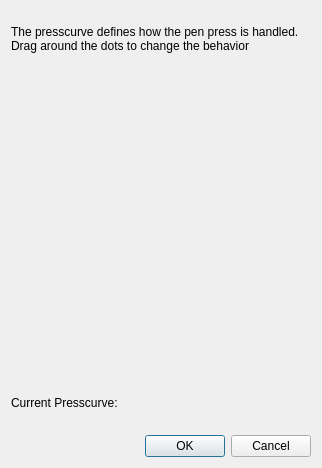
<?xml version="1.0" encoding="UTF-8"?>
<ui version="4.0">
 <class>PressureCurveDialog</class>
 <widget class="QDialog" name="PressureCurveDialog">
  <property name="windowModality">
   <enum>Qt::NonModal</enum>
  </property>
  <property name="geometry">
   <rect>
    <x>0</x>
    <y>0</y>
    <width>308</width>
    <height>468</height>
   </rect>
  </property>
  <property name="sizePolicy">
   <sizepolicy hsizetype="Preferred" vsizetype="Preferred">
    <horstretch>0</horstretch>
    <verstretch>0</verstretch>
   </sizepolicy>
  </property>
  <property name="windowTitle">
   <string>Press Curve Settings</string>
  </property>
  <property name="locale">
   <locale language="English" country="UnitedKingdom"/>
  </property>
  <property name="sizeGripEnabled">
   <bool>false</bool>
  </property>
  <layout class="QVBoxLayout" name="verticalLayout">
   <property name="spacing">
    <number>5</number>
   </property>
   <item>
    <widget class="QLabel" name="explaining_Label">
     <property name="text">
      <string>The presscurve defines how the pen press is handled.
Drag around the dots to change the behavior</string>
     </property>
     <property name="scaledContents">
      <bool>false</bool>
     </property>
     <property name="wordWrap">
      <bool>true</bool>
     </property>
    </widget>
   </item>
   <item>
    <widget class="Wacom::PressureCurveWidget" name="pc_Widget" native="true">
     <property name="sizePolicy">
      <sizepolicy hsizetype="Fixed" vsizetype="Fixed">
       <horstretch>0</horstretch>
       <verstretch>0</verstretch>
      </sizepolicy>
     </property>
     <property name="minimumSize">
      <size>
       <width>300</width>
       <height>300</height>
      </size>
     </property>
     <property name="maximumSize">
      <size>
       <width>300</width>
       <height>300</height>
      </size>
     </property>
    </widget>
   </item>
   <item>
    <layout class="QHBoxLayout" name="horizontalLayout">
     <item>
      <widget class="QLabel" name="pc_Label">
       <property name="text">
        <string>Current Presscurve:</string>
       </property>
      </widget>
     </item>
     <item>
      <widget class="QLabel" name="pc_Values">
       <property name="text">
        <string/>
       </property>
      </widget>
     </item>
     <item>
      <spacer name="horizontalSpacer">
       <property name="orientation">
        <enum>Qt::Horizontal</enum>
       </property>
       <property name="sizeHint" stdset="0">
        <size>
         <width>40</width>
         <height>20</height>
        </size>
       </property>
      </spacer>
     </item>
    </layout>
   </item>
   <item>
    <widget class="QDialogButtonBox" name="buttonBox">
     <property name="standardButtons">
      <set>QDialogButtonBox::Cancel|QDialogButtonBox::Ok</set>
     </property>
    </widget>
   </item>
  </layout>
 </widget>
 <customwidgets>
  <customwidget>
   <class>Wacom::PressureCurveWidget</class>
   <extends>QWidget</extends>
   <header>presscurve.h</header>
   <container>1</container>
  </customwidget>
 </customwidgets>
 <resources/>
 <connections>
  <connection>
   <sender>buttonBox</sender>
   <signal>rejected()</signal>
   <receiver>PressureCurveDialog</receiver>
   <slot>reject()</slot>
   <hints>
    <hint type="sourcelabel">
     <x>236</x>
     <y>453</y>
    </hint>
    <hint type="destinationlabel">
     <x>249</x>
     <y>427</y>
    </hint>
   </hints>
  </connection>
  <connection>
   <sender>buttonBox</sender>
   <signal>accepted()</signal>
   <receiver>PressureCurveDialog</receiver>
   <slot>accept()</slot>
   <hints>
    <hint type="sourcelabel">
     <x>114</x>
     <y>443</y>
    </hint>
    <hint type="destinationlabel">
     <x>94</x>
     <y>429</y>
    </hint>
   </hints>
  </connection>
 </connections>
</ui>
